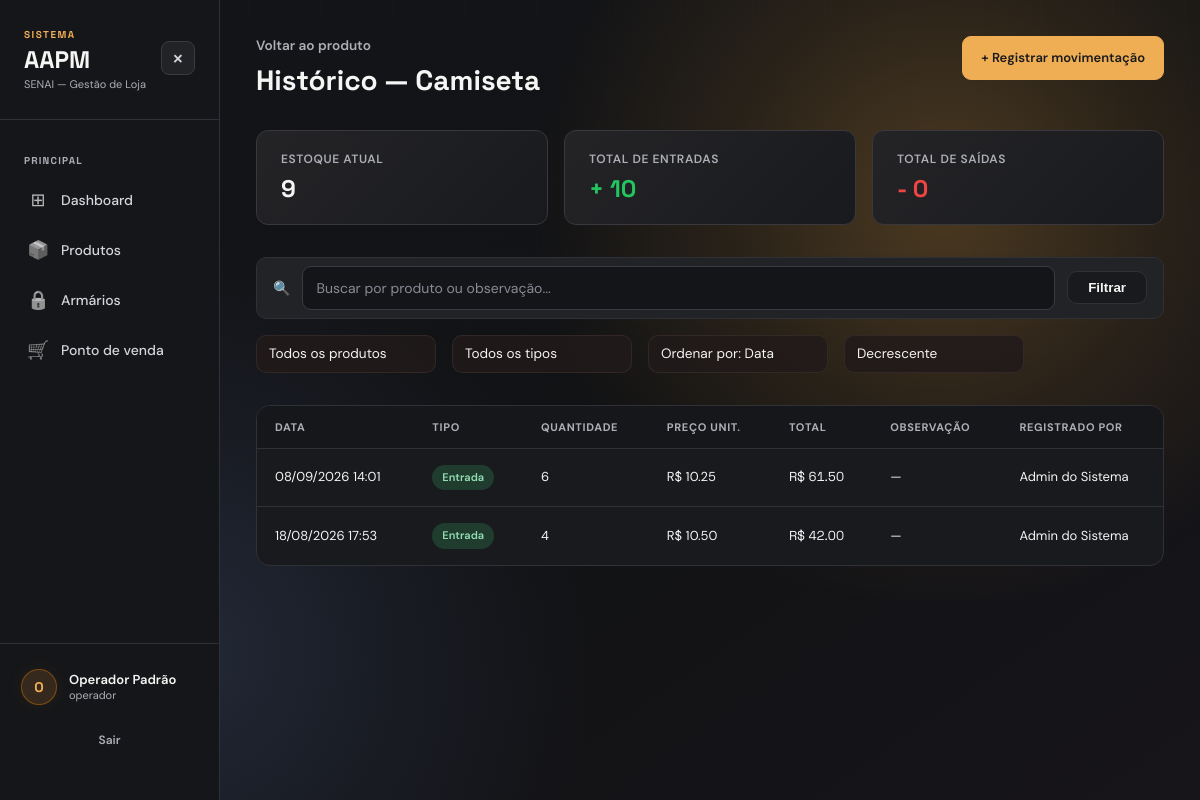
The app's page /movimentacoes/produto/1 (signed in) with its own data.
### app/models/produto.py (models this page shows, shortened)
class Produto(Base):
    __tablename__ = "produtos"
    id            = Column(Integer, primary_key=True, index=True)
    nome          = Column(String(150), nullable=False, index=True)
    preco         = Column(Float, nullable=False, default=0.0)
    estoque_atual = Column(Integer, nullable=False, default=0)
    variacao      = Column(String(80), nullable=True, index=True)
    ativo         = Column(Boolean, default=True)
    imagem_path = Column(String(255), nullable=True)
    categoria_id = Column(
        Integer,
        ForeignKey("categorias.id", ondelete="SET NULL"),
        nullable=True
    )
    categoria = relationship(
        "Categoria",
        back_populates="produtos"
    )

### app/models/movimentacao.py (models this page shows, shortened)
class Movimentacao(Base):
    __tablename__ = "movimentacoes"
    id         = Column(Integer, primary_key=True, index=True)
    tipo       = Column(
        Enum(TipoMovimentacao),
        nullable=False
    )
    quantidade = Column(Integer, nullable=False)
    preco_unitario = Column(Float, nullable=False, default=0.0)
    observacao = Column(String(255), nullable=True)
    criado_em  = Column(DateTime, server_default=func.now())
    produto_id = Column(
        Integer,
        ForeignKey("produtos.id", ondelete="CASCADE"),
        nullable=False
    )
    usuario_id = Column(
        Integer,
        ForeignKey("usuarios.id", ondelete="SET NULL"),
        nullable=True
    )
    produto = relationship("Produto", backref="movimentacoes")
    usuario = relationship("Usuario", backref="movimentacoes")

### app/models/usuario.py (models this page shows)
class Usuario(Base):
    __tablename__ = "usuarios"
    id = Column(Integer, primary_key=True, autoincrement=True)
    nome = Column(String(100), nullable=False)
    email = Column(String(100), nullable=False, index=True, unique=True)
    senha_hash = Column(String(255), nullable=False)
    role = Column(String(20), nullable=False, default="operador")
    ativo = Column(Boolean, default=True)
    criado_em = Column(DateTime, server_default=func.now())

### app/controllers/movimentacao_controller.py (the view)
@router.get("/produto/{produto_id}")
def historico_produto(
    produto_id: int,
    request: Request,
    db: Session = Depends(get_db),
    usuario = Depends(get_usuario_logado)
):
    produto = db.query(Produto).filter(Produto.id == produto_id).first()
    if not produto:
        return RedirectResponse(url="/produtos", status_code=302)
    movimentacoes = (
        db.query(Movimentacao)
        .filter(Movimentacao.produto_id == produto_id)
        .order_by(Movimentacao.criado_em.desc())
        .all()
    )
    total_entradas = sum(
        m.quantidade for m in movimentacoes
        if m.tipo == TipoMovimentacao.ENTRADA
    )
    total_saidas = sum(
        m.quantidade for m in movimentacoes
        if m.tipo == TipoMovimentacao.SAIDA
    )
    return templates.TemplateResponse(
        request,
        "movimentacoes/historico.html",
        {
            "request":        request,
            "usuario":        usuario,
            "produto":        produto,
            "movimentacoes":  movimentacoes,
            "total_entradas": total_entradas,
            "total_saidas":   total_saidas,
        }
    )

### app/templates/movimentacoes/historico.html (shortened to what this page needs)
<!DOCTYPE html>
<html lang="pt-br">
<head>
    <link rel="stylesheet" href="/static/css/movimentacoes/historico.css?v=2">
    <link rel="stylesheet" href="/static/css/admin.css">
    <link rel="stylesheet" href="/static/css/typography.css">
    <link rel="stylesheet" href="/static/css/background.css">
    <link rel="stylesheet" href="/static/css/visual-effects.css?v=20261109-mouse">
</head>
<body class="admin-page">
    <div class="layout">
        {% include "_sidebar.html" %}
        <div class="admin-main">
    <div class="historico-container">
        <header class="historico-header">
            <div>
                <a href="/produtos/{{ produto.id }}" class="btn-voltar">Voltar ao produto</a>
                <h1>Histórico — {{ produto.nome }}</h1>
            </div>
            <a href="/movimentacoes/nova?produto_id={{ produto.id }}" class="btn-novo">
                + Registrar movimentação
            </a>
        </header>
        <section class="resumo-grid">
            <div class="resumo-card">
                <span class="resumo-label">Estoque atual</span>
                <span class="resumo-valor">{{ produto.estoque_atual }}</span>
            </div>
            <div class="resumo-card entrada">
                <span class="resumo-label">Total de entradas</span>
                <span class="resumo-valor">+ {{ total_entradas }}</span>
            </div>
            <div class="resumo-card saida">
                <span class="resumo-label">Total de saídas</span>
                <span class="resumo-valor">- {{ total_saidas }}</span>
            </div>
        </section>
        <form method="GET" class="filtros-container" id="form-filtros">
            <div class="busca-wrapper">
                <span class="busca-icon">🔍</span>
                <input type="text" name="busca" placeholder="Buscar por produto ou observação..." value="{{ request.query_params.get('busca', '') }}">
                <button type="submit" class="btn-filtrar">Filtrar</button>
            </div>
            <div class="selects-row">
                <div class="custom-dropdown">
                    <div class="dropdown-selected">
                        {% if produto_selecionado %}{{ produto_selecionado.nome }}{% else %}Todos os produtos{% endif %}
                    </div>
                </div>
                <div class="custom-dropdown">
                    <div class="dropdown-selected">
                        {% if request.query_params.get('tipo') == 'entrada' %}Entrada
                        {% elif request.query_params.get('tipo') == 'saida' %}Saída
                        {% else %}Todos os tipos{% endif %}
                    </div>
                </div>
                <div class="custom-dropdown">
                    <div class="dropdown-selected">
                        {% if request.query_params.get('ordem') == 'valor' %}Ordenar por: Valor
                        {% else %}Ordenar por: Data{% endif %}
                    </div>
                </div>
                <div class="custom-dropdown">
                    <div class="dropdown-selected">
                        {% if request.query_params.get('direcao') == 'asc' %}Crescente
                        {% else %}Decrescente{% endif %}
                    </div>
                </div>
            </div>
        </form>
        <div class="tabela-wrapper">
            <table class="tabela-mov">
                <thead>
                    <tr>
                        <th>Data</th>
                        <th>Tipo</th>
                        <th>Quantidade</th>
                        <th>Preço unit.</th>
                        <th>Total</th>
                        <th>Observação</th>
                        <th>Registrado por</th>
                    </tr>
                </thead>
                <tbody>
                    {% for m in movimentacoes %}
                    <tr>
                        <td>{{ m.criado_em.strftime('%d/%m/%Y %H:%M') }}</td>
                        <td>
                            {% if m.tipo.value == 'entrada' %}
                            <span class="badge entrada">Entrada</span>
                            {% else %}
                            <span class="badge saida">Saída</span>
                            {% endif %}
                        </td>
                        <td>{{ m.quantidade }}</td>
                        <td>R$ {{ "%.2f"|format(m.preco_unitario) }}</td>
                        <td class="font-head">R$ {{ "%.2f"|format(m.valor_total) }}</td>
                        <td>{{ m.observacao or "—" }}</td>
                        <td>{{ m.usuario.nome if m.usuario else "—" }}</td>
                    </tr>
                    {% endfor %}
                </tbody>
            </table>
        </div>
    </div>
        </div>
    </div>
</body>
</html>

### app/static/css/movimentacoes/historico.css (style rules this page uses)
:root { --bg-color: #0c0a09; --card-bg: rgba(24, 20, 18, 0.75); --surface-2: rgba(33, 27, 26, 0.85); --border-color: rgba(68, 54, 51, 0.5); --primary-color: #d97706; --primary-hover: #b45309; --green: #22c55e; --red: #ef4444; --text-main: #f5f5f4; --text-muted: #a8a29e; --font-head: 'Space Grotesk', system-ui, sans-serif; --font-body: 'DM Sans', system-ui, sans-serif; --radius: 16px; --radius-sm: 10px; }
* { box-sizing: border-box; margin: 0; padding: 0; }
body { background-color: var(--bg-color); color: var(--text-main); font-family: var(--font-body); font-size: 14px; min-height: 100vh; padding: 2.5rem; }
* { scrollbar-width: thin; scrollbar-color: #332a24 #181412; }
.historico-container { max-width: 1200px; margin: 0 auto; display: flex; flex-direction: column; gap: 2rem; }
.historico-header { display: flex; justify-content: space-between; align-items: flex-start; gap: 1rem; }
.btn-voltar { color: var(--text-muted); text-decoration: none; font-size: 0.85rem; font-weight: 600; display: inline-block; margin-bottom: 0.5rem; transition: color 0.2s; }
.historico-header h1 { font-family: var(--font-head); font-size: 1.75rem; font-weight: 700; }
.btn-novo { background-color: var(--primary-color); color: white; text-decoration: none; padding: 0.75rem 1.25rem; border-radius: var(--radius-sm); font-family: var(--font-head); font-weight: 700; font-size: 0.9rem; box-shadow: 0 4px 15px rgba(217, 119, 6, 0.3); transition: background 0.2s; white-space: nowrap; }
.resumo-grid { display: grid; grid-template-columns: repeat(auto-fit, minmax(220px, 1fr)); gap: 1rem; }
.resumo-card { background: var(--card-bg); border: 1px solid var(--border-color); border-radius: var(--radius); padding: 1.25rem 1.5rem; display: flex; flex-direction: column; gap: 0.35rem; }
.resumo-label { font-size: 0.75rem; font-weight: 600; color: var(--text-muted); text-transform: uppercase; letter-spacing: 0.05em; }
.resumo-valor { font-family: var(--font-head); font-size: 1.5rem; font-weight: 700; }
.resumo-card.entrada .resumo-valor { color: var(--green); }
.resumo-card.saida .resumo-valor { color: var(--red); }
.filtros-container { display: flex; flex-direction: column; gap: 1rem; }
.busca-wrapper { display: flex; align-items: center; background: var(--surface-2); border: 1px solid var(--border-color); border-radius: var(--radius-sm); padding: 0.5rem 1rem; gap: 0.75rem; }
.busca-wrapper input { background: transparent; border: none; outline: none; color: var(--text-main); width: 100%; font-size: 0.9rem; }
.btn-filtrar { background: var(--card-bg); border: 1px solid var(--border-color); color: var(--text-main); padding: 0.5rem 1.25rem; border-radius: var(--radius-sm); cursor: pointer; font-weight: 600; }
.selects-row { display: flex; gap: 1rem; flex-wrap: wrap; }
.custom-dropdown { position: relative !important; min-width: 180px !important; background: rgba(33, 27, 26, 0.85) !important; border: 1px solid rgba(68, 54, 51, 0.5) !important; border-radius: 10px !important; cursor: pointer !important; user-select: none !important; }
.dropdown-selected { padding: 0.6rem 2rem 0.6rem 0.75rem !important; font-size: 0.85rem !important; color: #f5f5f4 !important; white-space: nowrap !important; overflow: hidden !important; text-overflow: ellipsis !important; background-image: none; background-repeat: no-repeat !important; background-position: right 0.75rem center !important; background-size: 0.9rem !important; }
.tabela-wrapper { background: var(--card-bg); border: 1px solid var(--border-color); border-radius: var(--radius); overflow-x: auto; }
.tabela-mov { width: 100%; border-collapse: collapse; }
.tabela-mov th { padding: 14px 18px; background: #16171a; color: var(--text-muted); text-align: left; font-size: 11px; letter-spacing: .06em; text-transform: uppercase; white-space: nowrap; }
.tabela-mov td { padding: 16px 18px; border-top: 1px solid var(--border-color); color: var(--text-main); font-size: 13px; line-height: 1.6; }
.tabela-mov tbody tr { transition: background-color .2s; }
.tabela-mov .badge { display: inline-flex; padding: 4px 10px; border-radius: 999px; font-size: 11px; font-weight: 600; }
.tabela-mov .badge.entrada { background: #203c2e; color: #93dfb5; }
.tabela-mov .font-head { font-family: var(--font-head); font-variant-numeric: tabular-nums; white-space: nowrap; }

### app/static/css/typography.css (style rules this page uses)
a:any-link, a:any-link:hover, a:any-link:focus, a:any-link:active, u, ins { text-decoration: none !important; }

### records on screen
Produto: nome "Camiseta", estoque_atual "9"
Movimentacao: criado_em "08/09/2026 14:01", tipo "Entrada", quantidade "6", preco_unitario "10.25", valor_total "61.50", observacao "—", usuario "Admin do Sistema"
Movimentacao: criado_em "18/08/2026 17:53", tipo "Entrada", quantidade "4", preco_unitario "10.50", valor_total "42.00", observacao "—", usuario "Admin do Sistema"

### other values on screen
{{ emoji }} "⊞" "📦" "🔒" "🛒"
{{ label }} "Dashboard" "Produtos" "Armários" "Ponto de venda"
{{ (usuario.nome or 'U')[0].upper() }} "O"
{{ usuario.nome }} "Operador Padrão"
{{ usuario.role }} "operador"
{{ total_entradas }} "10"
{{ total_saidas }} "0"
